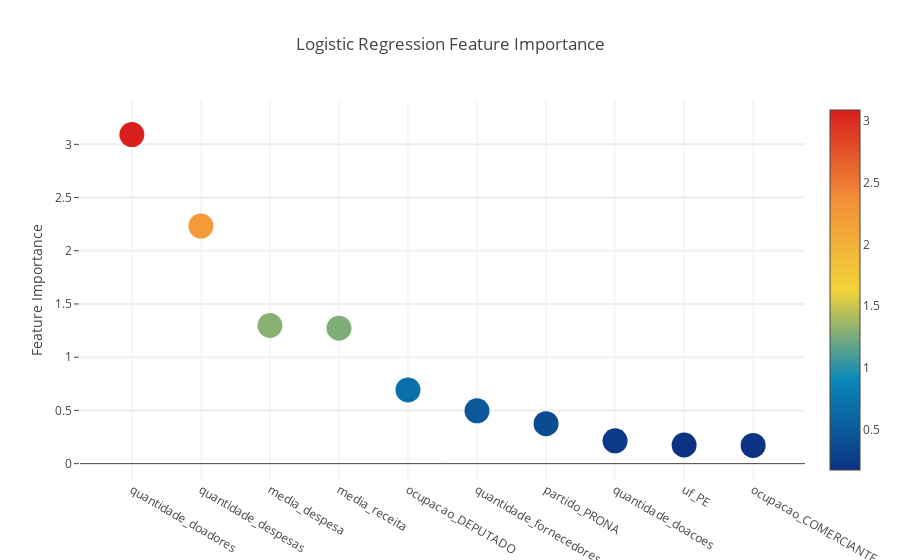

The code cell stored with this chart in its notebook:
### Markdown cell above
#### Logistic Regression

### Code cell
lr_clf = lr.get_clf()
plot_feature_importances(lr_clf, ModelsNames.LR)

### Figure 1 — Plotly figure (JSON) as saved in the notebook; plotly's stock layout.template omitted (floating-point values rounded to 4 significant figures)
{"data": [{"marker": {"cauto": true, "cmax": 3.091, "cmin": 0.1715, "color": [3.091, 2.232, 1.298, 1.272, 0.6926, 0.496, 0.375, 0.2144, 0.1753, 0.1715], "colorscale": "Portland", "showscale": true, "size": 25, "sizemode": "diameter", "sizeref": 1}, "mode": "markers", "text": ["quantidade_doadores", "quantidade_despesas", "media_despesa", "media_receita", "ocupacao_DEPUTADO", "quantidade_fornecedores", "partido_PRONA", "quantidade_doacoes", "uf_PE", "ocupacao_COMERCIANTE"], "type": "scatter", "uid": "4cedbc39-2d28-401a-89a0-920fd2ef4f43", "x": ["quantidade_doadores", "quantidade_despesas", "media_despesa", "media_receita", "ocupacao_DEPUTADO", "quantidade_fornecedores", "partido_PRONA", "quantidade_doacoes", "uf_PE", "ocupacao_COMERCIANTE"], "y": [3.091, 2.232, 1.298, 1.272, 0.6926, 0.496, 0.375, 0.2144, 0.1753, 0.1715]}], "layout": {"autosize": true, "hovermode": "closest", "showlegend": false, "title": "Logistic Regression Feature Importance", "xaxis": {"autorange": true, "range": [-0.6631, 9.663], "type": "category"}, "yaxis": {"autorange": true, "gridwidth": 2, "range": [-0.2301, 3.493], "ticklen": 5, "title": "Feature Importance", "type": "linear"}}}
